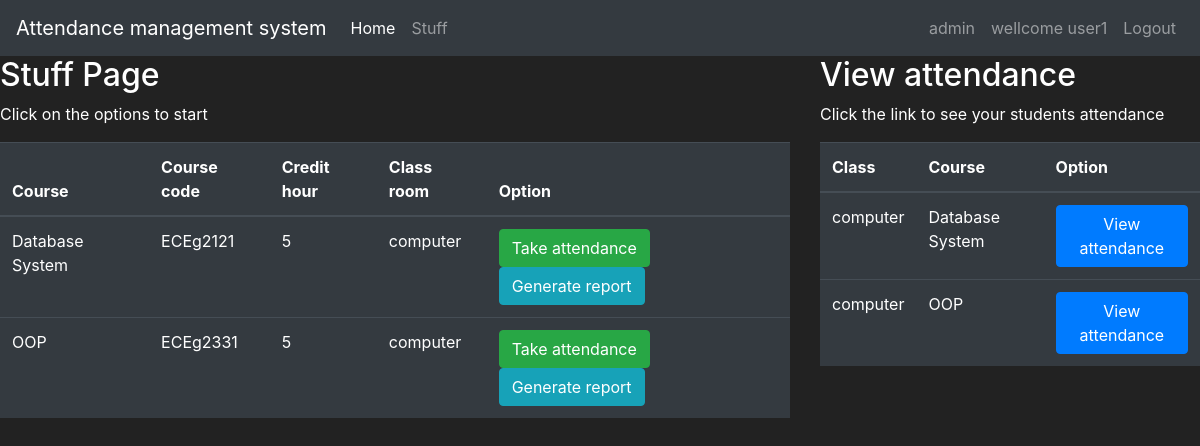
Screenshot of /stuff (signed in) with the database file from the repository.
### attendance/models.py (models this page shows, shortened)
class Stuff(db.Model, UserMixin):
    id = db.Column(db.Integer(), primary_key=True)
    username = db.Column(db.String(length=30), nullable=False, unique=True)
    email_address = db.Column(db.String(length=30), nullable=False, unique=True)
    password_hash = db.Column(db.String(length=60), nullable=False)
    owned_stuff = db.relationship('Course', backref='owned_stuff', lazy=True)
    @property
    def password(self):
        return self.password_hash

class Course(db.Model):
    id = db.Column(db.Integer(), primary_key=True)
    c_name = db.Column(db.String(length=30), nullable=False)
    code = db.Column(db.String(length=30), nullable=False)
    credit_hour = db.Column(db.Integer(), nullable=False)
    academic_year = db.Column(db.Integer(), nullable=False)
    semester = db.Column(db.Integer(), nullable=False)
    class_r = db.Column(db.String(length=30), nullable=False)
    stud_id = db.Column(db.Integer(), db.ForeignKey('stud.id'))
    stuff_id = db.Column(db.Integer(), db.ForeignKey('stuff.id'))
    taken = db.relationship('Attendancee', backref="taken", lazy=True)

### attendance/views/routes.py (the view, shortened to what this page needs)
@app.route("/stuff", methods=['GET', 'POST'])
@login_required
def stuff_page():
    attendForm = TakAttendForm()
    reportForm = AttendReportForm()
    course=Course.query.filter_by(stuff_id=current_user.id)
    owner=Course.query.filter_by(stuff_id=current_user.id)
    return render_template('stuff.html', attendForm=attendForm, course=course, reportForm=reportForm)

### attendance/models.py (called while the page is built)
@login_manager.user_loader
def load_user(stuff_id):
    return Stuff.query.get(int(stuff_id))

### attendance/templates/stuff.html (shortened to what this page needs)
{% extends 'base.html'%}
{% block content %}
<div class="row" style="margin-top:200px, margin-left-28px;">
   <div class="col-8">
      <h2>Stuff Page </h2>
      <p>Click on the options to start </p>
      <table class="table table-hover table-dark">
         <thead>
            <tr>
               <th scope="col">Course </th>
               <th scope="col">Course code </th>
               <th scope="col">Credit hour</th>
               <th scope="col">Class room</th>
               <th scope="col">Option</th>
            </tr>
         </thead>
         <tbody>
            {% for course  in course %}
            {% include 'includes/take_attend.html' %}
            <tr>
               <td>{{ course.c_name }}</td>
               <td>{{ course.code }}</td>
               <td>{{ course.credit_hour }}</td>
               <td>{{ course.class_r }}</td>
               <td>
                  <button class="btn btn-outline btn-success" data-toggle="modal" data-target="#modal-take_attend-{{ course.id }}">Take attendance</button>
                  <button class="btn btn-outline btn-info" data-toggle="modal" data-target="#modal-attend_report-{{ course.id }}">Generate report</button>
               </td>
            </tr>
            {% endfor %}
   <div class="col-4">
     <h2>View attendance </h2>
       <p>Click the link to see your students attendance </p>
       <table class="table table-hover table-dark">
         <thead>
            <tr>
               <th scope="col">Class </th>
               <th scope="col">Course </th>
               <th scope="col">Option</th>
            </tr>
         </thead>
         <tbody>
            {% for course  in course %}
            <tr>
               <td>{{ course.class_r }}</td>
               <td>{{ course.c_name }}</td>
               <td>
                  <a class="btn btn-primary" href="{{ url_for('view_attend_page') }}">View attendance</a>
               </td>
            </tr>
            {% endfor %}
         </tbody>
      </table>
      </div>
{% endblock %}

### attendance/templates/base.html (shortened to what this page needs)
<!doctype html>
<html lang="en">
   <head>
      <link rel="stylesheet" href="https://cdn.jsdelivr.net/npm/bootstrap@4.5.3/dist/css/bootstrap.min.css">
   </head>
   <body>
     <nav class="navbar navbar-expand-md navbar-dark bg-dark">
       <a class="navbar-brand" href="#">Attendance management system</a>
          <div class="collapse navbar-collapse" id="navbarNav">
            <ul class="navbar-nav mr-auto">
               <li class="nav-item active">
                  <a class="nav-link" href="{{ url_for('home_page') }}">Home <span class="sr-only">(current)</span></a>
              </li>
                 <li class="nav-item">
                  <a class="nav-link" href="{{ url_for('stuff_page') }}">Stuff</a>
              </li>
            </ul>
               {% if current_user.is_authenticated %}
                <ul class="navbar-nav">
                     {% if current_user.id == 1 %}
                  <li class="nav-item">
                       <a class="nav-link" href="{{ url_for('admin') }}">admin</a>
                   </li>
                    {% endif %}
                   <li class="nav-item">
                       <a class="nav-link">wellcome {{ current_user.username }}</a>
                    </li>
                   <li class="nav-item">
                        <a class="nav-link" href="{{ url_for('logout_page') }}">Logout</a>
                   </li>
                </ul>
                {% endif %}
          </div>
     </nav>
     {% block content %}
      {% endblock %}
   </body>
</html>

### attendance/templates/base.html (style rules this page uses)
body { background-color: #222222; color: white }

### rows the page displays
Stuff: username "user1"
Course: c_name "Database System", code "ECEg2121", credit_hour "5", class_r "computer"
Course: c_name "OOP", code "ECEg2331", credit_hour "5", class_r "computer"
